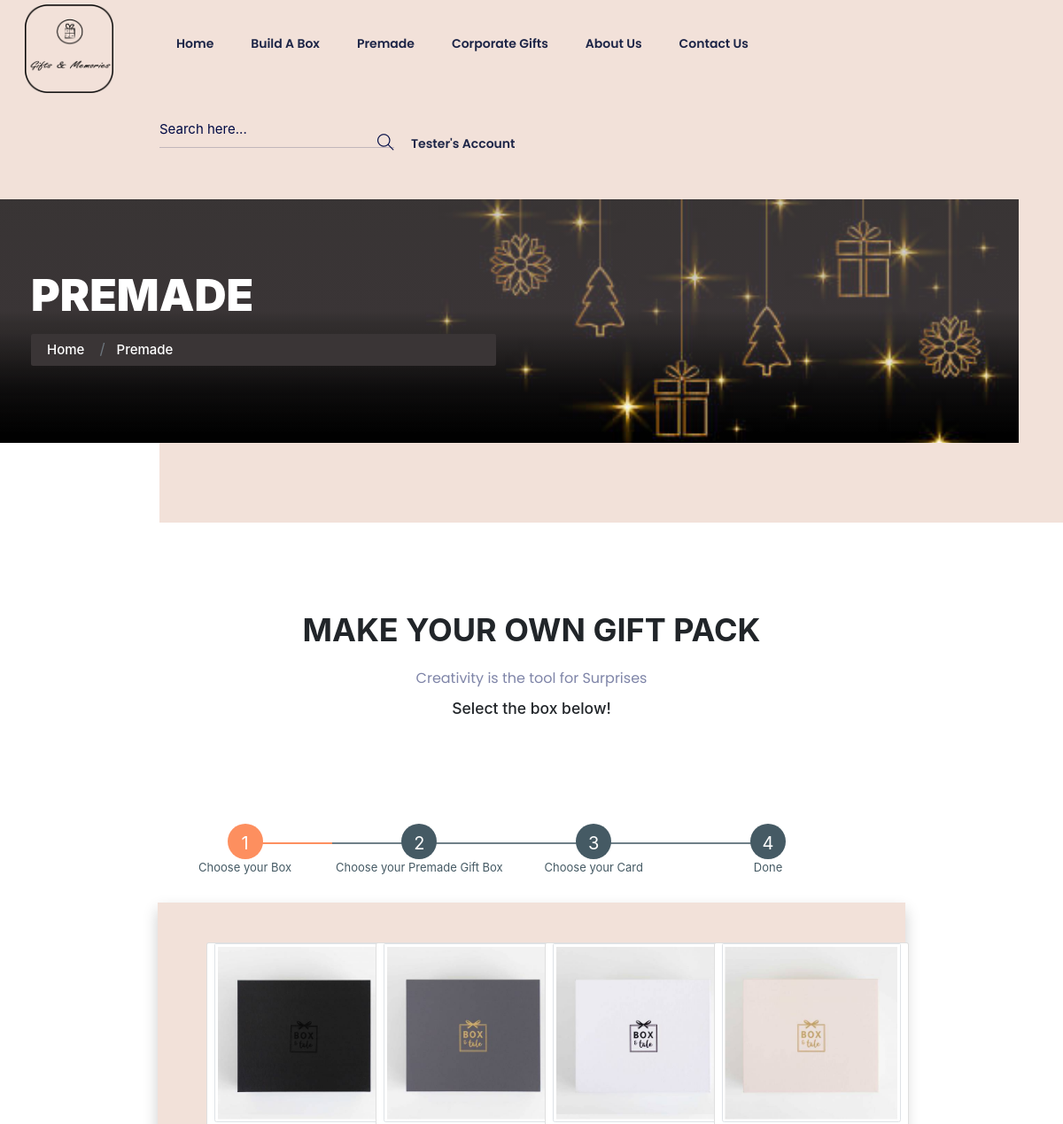
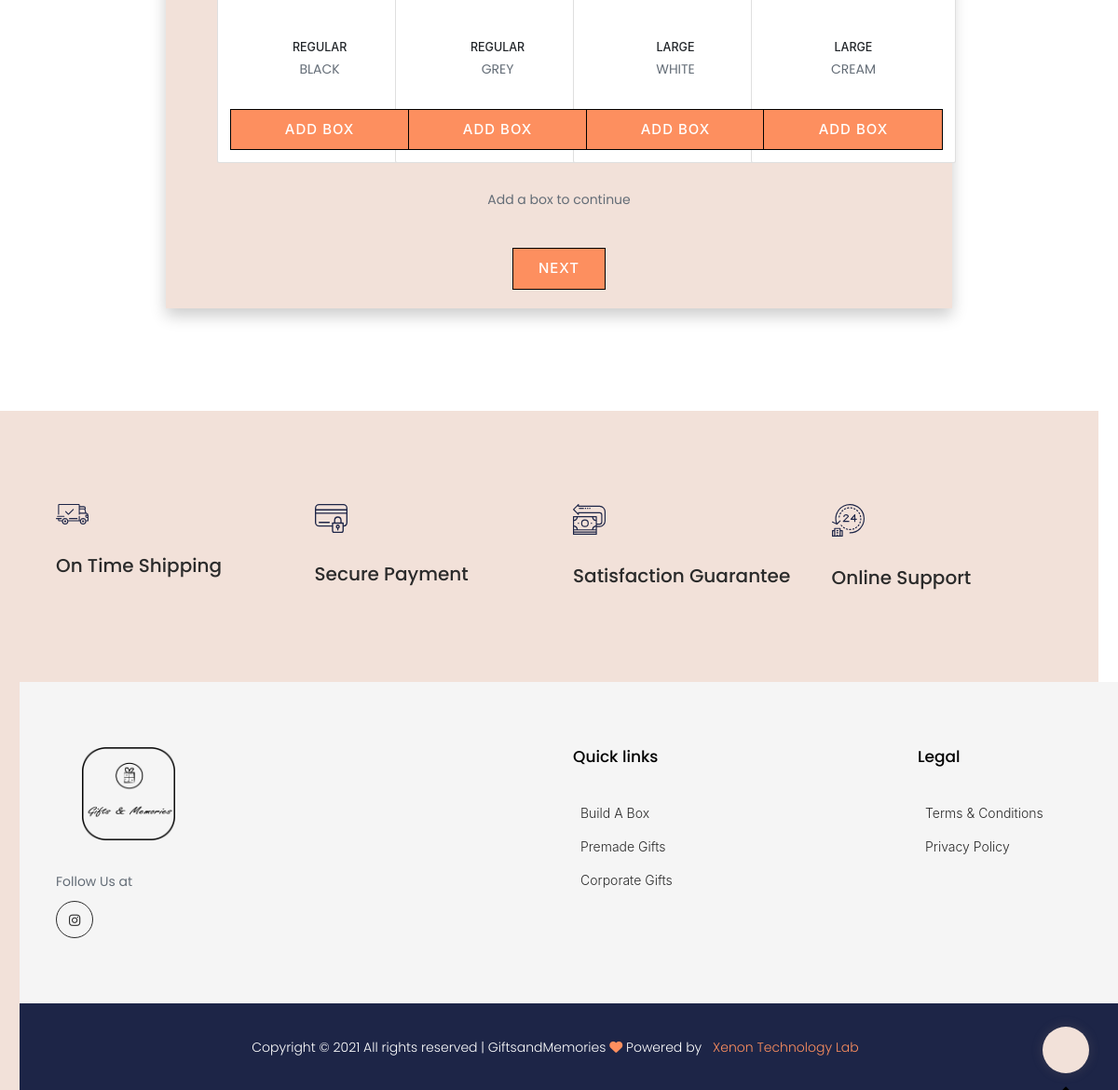
The page /product/premade/ (signed in) on the database its author committed (2 pictures, top to bottom).
### product/models.py (models this page shows, shortened)
class GiftBox(models.Model):
    boxsize = models.ForeignKey(BoxSize, on_delete=models.CASCADE, related_name='boxSize')
    name = models.CharField(max_length=250, unique=True)
    price = models.PositiveIntegerField()
    description = models.CharField(max_length=350, null=True, blank=True,
                                   default='lorem ipsum lorem ipsum lorem ipsum lorem ipsum')
    feature1 = models.CharField(max_length=250, null=True, blank=True,
                                default='lorem ipsum lorem ipsum lorem ipsum lorem ipsum')
    active = models.BooleanField(default=True)
    image = models.ImageField(upload_to=gift_box_image)
    class Meta:
        verbose_name_plural='5. Gift Box Types'

class BoxSize(models.Model):
    size = models.CharField(max_length=100)
    def __str__(self):
        return str(self.size)
    class Meta:
        verbose_name_plural='4. Box Sizes'

### product/views.py (the view)
# urls.py: path('premade/', premade, name='premade'),
@login_required()
def premade(request):
    categories = Category.objects.all()
    labels = Variant.objects.all()
    product_variation = ProductVariation.objects.all()
    boxes = GiftBox.objects.all()
    cards = Card.objects.all()
    if request.GET.get('cart_items'):
        prd_tot = 0
        itm_tot = 0
        new_giftboxitem = GiftBoxItem.objects.filter(user=request.user, added2cart_status=False)
        if not new_giftboxitem:
            GiftBoxItem.objects.create(user=request.user)
            new_giftboxitem = GiftBoxItem.objects.filter(user=request.user, added2cart_status=False)
        cart = json.loads(request.GET.get('cart_items'))
        print("value in cart", cart)
        if 'box_list' in cart:
            box_list = json.loads(cart['box_list'])
            print('box list', box_list['box_id'])
            if box_list['box_id']:
                box_id = box_list['box_id']
                box_qs = GiftBox.objects.all().filter(id=box_id)
                check_box_type = BoxType.objects.all().filter(user=request.user,gift_box=box_qs[0], status=False)
                exist_box_type =  BoxType.objects.all().filter(user=request.user, status= False).exclude(gift_box=box_qs[0])
                print("check box:",check_box_type)
                print("exist box:",exist_box_type)
                if check_box_type:
                    pass
                else:
                    box_item = BoxType.objects.create(user=request.user, gift_box=box_qs[0])
                    new_giftboxitem[0].box_type=box_item
                    new_giftboxitem[0].save()
                    print('box_qs', box_qs)
                    print('box_item', box_item)
                if exist_box_type:
                    exist_box_type[0].delete()
        if 'card_list' in cart:
            print("inside if condition for cardlist")
            card_list = json.loads(cart['card_list'])
            print('card list', card_list)
            card_id=card_list['card_id']
            rmsg = card_list['sender']
            smsg = card_list['recipient']
            fmsg = card_list['card_front']
            bmsg = card_list['card_back']
            card = Card.objects.all().filter(id=card_id)
            exist_card= CardType.objects.all().filter(user=request.user,status=False)
            print("existing card:",exist_card)
            if exist_card:
                print("inside update card")
                exist_card[0].card=card[0]
                exist_card[0].recipient=rmsg
                exist_card[0].sender=smsg
                exist_card[0].card_content_front=fmsg
                exist_card[0].card_content_back=bmsg
                exist_card[0].save()
                new_giftboxitem[0].card_type=exist_card[0]
                new_giftboxitem[0].save()
            else:
                new_card = CardType.objects.create(user=request.user,card=card[0],recipient=rmsg,sender=smsg,card_content_front=fmsg,card_content_back=bmsg)
                new_giftboxitem[0].card_type=new_card
                new_giftboxitem[0].save()
        if 'product_list' in cart:
            product_list = json.loads(cart['product_list'])
            print('product list', product_list)
            if product_list['0']:
                for i in product_list:
                    product_qs =ProductVariation.objects.all().filter(id=product_list[str(i)]['product_id'])
                    giftitemcheck = GiftItem.objects.all().filter(user=request.user, product=product_qs[0])
                    if giftitemcheck:
                        print("inside if block of giftitem")
                        giftitemcheck[0].quantity += int(product_list[str(i)]['quantity'])
                        gift_item_obj = giftitemcheck[0].save()
                    else:
                        print("inside else block of giftitem")
                        gift_item_obj = GiftItem.objects.create(user=request.user, product=product_qs[0], quantity=int(product_list[str(i)]['quantity']))
                        new_giftboxitem[0].gift_items.add(gift_item_obj)
                        new_giftboxitem[0].save()
        calculate_total(request)
        request.session['cart'] = cart
        request.session['product_total_price'] = prd_tot
        gift_box_items = GiftBoxItem.objects.all()
        box_data='hellooooooooo'
        data = {'product_variation': product_variation,
            'categories': categories,
            'boxes': boxes,
            'cards': cards,
            'gift_box_items':gift_box_items,
            }
        data['box']= 'othervalue'
        return render(request, 'product/premade.html', data)
    else:
        gift_box_items = GiftBoxItem.objects.all()
        data = {'product_variation': product_variation,
            'categories': categories,
            'boxes': boxes,
            'cards': cards,
            'gift_box_items':gift_box_items,
            'box':'i am heree',
            }
        return render(request, 'product/premade.html', data)

### product/templates/product/premade.html (shortened to what this page needs)
{% extends 'base.html' %}
{% load static %}
{% block css %}
<link rel="stylesheet" href="build-a-box.css">
{% endblock css %}
{% block content %}
{% include 'header.html' %}
<main>
    <div class="slider-area ">
        <div class="slider-active">
            <div class="single-slider hero-overly2  slider-height2 d-flex align-items-center slider-bg2">
                <div class="container">
                    <div class="row">
                        <div class="col-xl-6 col-lg-8 col-md-8">
                            <div class="hero__caption hero__caption2">
                                <h1 data-animation="fadeInUp" data-delay=".4s">Premade</h1>
                                <nav aria-label="breadcrumb">
                                    <ol class="breadcrumb">
                                        <li class="breadcrumb-item"><a href="/">Home</a></li>
                                        <li class="breadcrumb-item"><a href="/product/premade">Premade</a></li>
                                    </ol>
                                </nav>
                            </div>
                        </div>
                    </div>
                </div>
            </div>
        </div>
    </div>
    <section class="properties new-arrival fix">
        <div class="container-fluid">
            <div class="row justify-content-center">
                <div class="col-xl-7 col-lg-8 col-md-10">
                    <div class="section-tittle mb-60 text-center wow fadeInUp" data-wow-duration="1s"
                        data-wow-delay=".2s">
                        <h2>MAKE YOUR OWN GIFT PACK</h2>
                        <P>Creativity is the tool for Surprises</P>
                        <h3>Select the box below!</h3>
                    </div>
                </div>
            </div>
            <div class="container-fluid px-1 py-5 mx-auto">
                <div class="row d-flex justify-content-center">
                    <div class="col-xl-9 col-lg-11 col-md-10">
                        <ul id="progressbar" class="text-center">
                            <li class="active step0" onclick="instep(1,0)" id="step1">Choose your Box</li>
                            <li class="step0" onclick="instep(2,0)" id="step2">Choose your Premade Gift Box</li>
                            <li class="step0" onclick="instep(3,0)" id="step3">Choose your Card</li>
                            <li class="step0" id="step4">Done</li>
                        </ul>
                        <div class="card1 b-0 show">
                            <div class="row justify-content-center">
                                <div class="col-lg-12 col-md-12">
                                    <div class="row card-group mx-2">
                                        {% for box in boxes %}
                                        <div class="col-lg-3 col-md-4 col-sm-6 ">
                                            <div class="card rounded my-5" style="width: 22rem;">
                                                <a href="" data-target="#exampleModalCenter-{{box.id}}"
                                                    data-toggle="modal"><img
                                                        class="card-img-top img-fluid img-thumbnail img-rounded"
                                                        src="{{box.image.url}}" alt="Card image cap"></a>
                                                <div class="card-body">
                                                    <h5 class="card-title text-center text-uppercase">{{box.boxsize}}
                                                    </h5>
                                                    <p class="card-text text-center text-uppercase">{{box.name}}</p>
                                                    <button type="button" class="btn py-3 add-box" name="add-box-btn"
                                                        onclick="step2('{{box.id}}')" value="{{box.id}}">Add
                                                        Box</button>
                                                </div>
                                            </div>
                                        </div>
                                        {% endfor %}
                                    </div>
                                </div>
                            </div>
                            <p class="justify-content-center text-center">Add a box to continue</p>
                            <div class="row d-flex justify-content-center">
                                <button style="width: 100px;padding: 10px;" class="btn" id="next1"
                                    onclick="instep(2,1)">Next
                                </button>
                            </div>
                        </div>
                    </div>
                </div>
            </div>
    </section>
</main>
{% endblock content %}

### templates/header.html (shortened to what this page needs)
{% load static %}
<header>
    <div class="header-area">
        <div class="main-header header-sticky">
            <div class="container-fluid">
                <div class="row menu-wrapper align-items-center justify-content-between">
                    <div class="header-left d-flex align-items-center">
                        <div class="logo">
                            <a href="/"><img style="    width: 100px;margin-left: 20px;"
                                    src="{% static 'assets/img/logo/G&M New LOGO no br.png' %}" alt=""></a>
                        </div>
                        <div class="main-menu  d-none d-lg-block">
                            <nav>
                                <ul id="navigation">
                                    <li><a href="/">Home</a></li>
                                    <li><a href="/product/build-a-box">Build A Box</a></li>
                                    <li><a href="/product/premade">Premade</a></li>
                                    <li><a href="#">Corporate Gifts</a></li>
                                    <li><a href="/about">About Us</a></li>
                                    <li><a href="/contact">Contact Us</a></li>
                                </ul>
                            </nav>
                        </div>
                    </div>
                    <div class="header-right1 d-flex align-items-center main-menu">
                        <div class="search">
                            <nav>
                                <ul class="d-flex align-items-center">
                                    <li>
                                        <form action="/search" class="form-box f-right ">{% csrf_token %}
                                            <input type="text" class="input input-select" name="q"
                                                placeholder="Search here...">
                                            <div class="search-icon search-btn">
                                                <i class="ti-search"></i>
                                            </div>
                                        </form>
                                    </li>
                                    {% if request.user.is_authenticated %}
                                    <li><a href="#">{{user.first_name}}'s Account</a>
                                    </li>
                                    {% endif %}
                                </ul>
                            </nav>
                        </div>
                    </div>
                    <div class="col-12">
                    </div>
                </div>
            </div>
        </div>
    </div>
</header>

### rows shown on the page
GiftBox: image (picture), boxsize "REGULAR", name "BLACK", {{ box.id }} 1 (drawn)
GiftBox: image (picture), boxsize "REGULAR", name "GREY", {{ box.id }} 2 (drawn)
GiftBox: image (picture), boxsize "LARGE", name "WHITE", {{ box.id }} 3 (drawn)
GiftBox: image (picture), boxsize "LARGE", name "CREAM", {{ box.id }} 4 (drawn)

### other values the page prints
{{ user.first_name }} "Tester"
